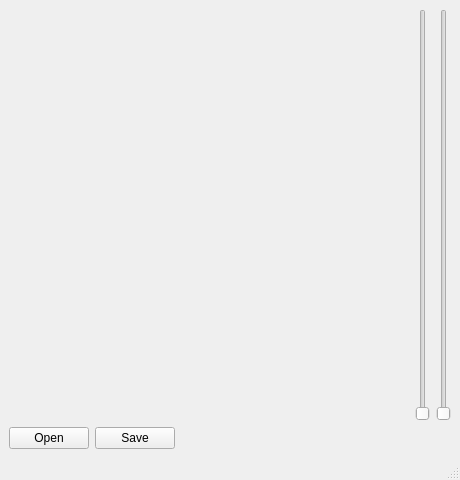
<?xml version="1.0" encoding="UTF-8"?>
<ui version="4.0">
 <class>MainWindow</class>
 <widget class="QMainWindow" name="MainWindow">
  <property name="geometry">
   <rect>
    <x>0</x>
    <y>0</y>
    <width>460</width>
    <height>480</height>
   </rect>
  </property>
  <property name="windowTitle">
   <string>MainWindow</string>
  </property>
  <widget class="QWidget" name="centralwidget">
   <layout class="QGridLayout" name="gridLayout_2">
    <item row="0" column="0">
     <layout class="QGridLayout" name="gridLayout">
      <item row="0" column="0" colspan="2">
       <layout class="QHBoxLayout" name="horizontalLayout_3">
        <item>
         <widget class="QLabel" name="label">
          <property name="text">
           <string/>
          </property>
          <property name="pixmap">
           <pixmap>images/Cat.png</pixmap>
          </property>
         </widget>
        </item>
        <item>
         <layout class="QHBoxLayout" name="horizontalLayout">
          <item>
           <widget class="QSlider" name="verticalSlider">
            <property name="orientation">
             <enum>Qt::Vertical</enum>
            </property>
           </widget>
          </item>
          <item>
           <widget class="QSlider" name="verticalSlider_2">
            <property name="orientation">
             <enum>Qt::Vertical</enum>
            </property>
           </widget>
          </item>
         </layout>
        </item>
       </layout>
      </item>
      <item row="1" column="0">
       <layout class="QHBoxLayout" name="horizontalLayout_2">
        <item>
         <widget class="QPushButton" name="pushButton">
          <property name="text">
           <string>Open</string>
          </property>
         </widget>
        </item>
        <item>
         <widget class="QPushButton" name="pushButton_2">
          <property name="text">
           <string>Save</string>
          </property>
         </widget>
        </item>
       </layout>
      </item>
      <item row="1" column="1">
       <spacer name="horizontalSpacer">
        <property name="orientation">
         <enum>Qt::Horizontal</enum>
        </property>
        <property name="sizeHint" stdset="0">
         <size>
          <width>40</width>
          <height>20</height>
         </size>
        </property>
       </spacer>
      </item>
     </layout>
    </item>
   </layout>
  </widget>
  <widget class="QStatusBar" name="statusbar"/>
 </widget>
 <resources/>
 <connections>
  <connection>
   <sender>verticalSlider</sender>
   <signal>valueChanged(int)</signal>
   <receiver>label</receiver>
   <slot>setNum(int)</slot>
   <hints>
    <hint type="sourcelabel">
     <x>361</x>
     <y>211</y>
    </hint>
    <hint type="destinationlabel">
     <x>294</x>
     <y>209</y>
    </hint>
   </hints>
  </connection>
  <connection>
   <sender>verticalSlider_2</sender>
   <signal>valueChanged(int)</signal>
   <receiver>label</receiver>
   <slot>clear()</slot>
   <hints>
    <hint type="sourcelabel">
     <x>407</x>
     <y>76</y>
    </hint>
    <hint type="destinationlabel">
     <x>308</x>
     <y>78</y>
    </hint>
   </hints>
  </connection>
  <connection>
   <sender>pushButton</sender>
   <signal>clicked()</signal>
   <receiver>label</receiver>
   <slot>clear()</slot>
   <hints>
    <hint type="sourcelabel">
     <x>46</x>
     <y>430</y>
    </hint>
    <hint type="destinationlabel">
     <x>53</x>
     <y>409</y>
    </hint>
   </hints>
  </connection>
  <connection>
   <sender>pushButton_2</sender>
   <signal>clicked()</signal>
   <receiver>label</receiver>
   <slot>clear()</slot>
   <hints>
    <hint type="sourcelabel">
     <x>146</x>
     <y>429</y>
    </hint>
    <hint type="destinationlabel">
     <x>151</x>
     <y>401</y>
    </hint>
   </hints>
  </connection>
 </connections>
</ui>
